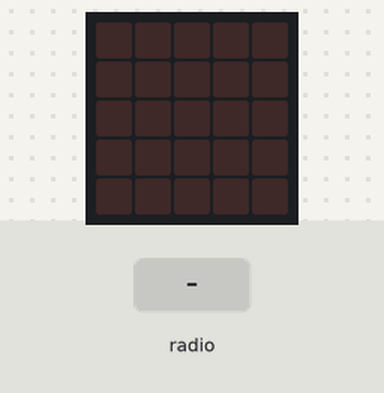
The program below on a simulated BBC micro:bit (MakeCode). Shown: the board's 5×5 LED display. The test bench sets the inputs (shaded band). Dim RGB values are drawn brighter than linear.

Above: at 1.6 s.
1.7 s: radio message "POWER" arrives
At 2.9 s:
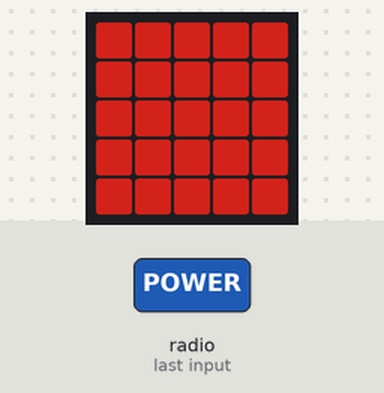
3.2 s: radio message "POWER" arrives
At 4.1 s:
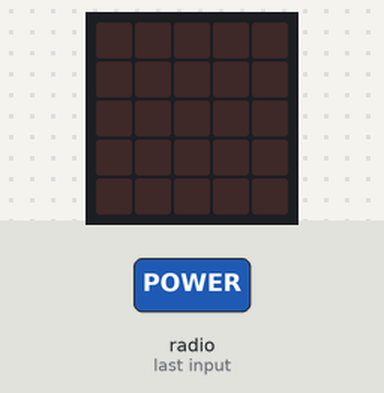
Timing chart, 0 to 6.2 s (numbered marks = the images above; inputs shaded):
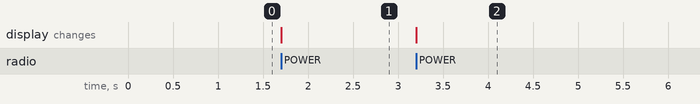

Measured:
- after the input at 1.7 s, the display: changes at once (image 1)
- after the input at 3.2 s, the display: changes at once (image 2)

The program:

main.ts
```typescript
radio.onReceivedNumber(function (receivedNumber) {
    led.setBrightness(led.brightness() + receivedNumber)
})
radio.onReceivedString(function (receivedString) {
    if (receivedString == "POWER") {
        encendido = !(encendido)
        led.setBrightness(125)
        led.enable(encendido)
    }
})
let encendido = false
radio.setGroup(6)
encendido = false
led.enable(encendido)
basic.showLeds(`
    # # # # #
    # # # # #
    # # # # #
    # # # # #
    # # # # #
    `)
basic.forever(function () {

})
```

test.ts
```typescript
// aquí va el archivo "tests"; esto no se compilará cuando este paquete se utilice como una extensión.
```
